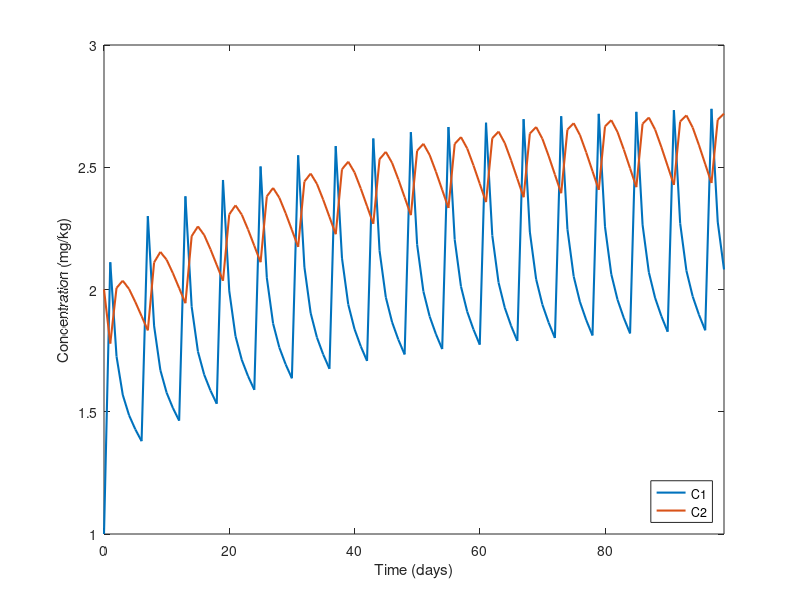
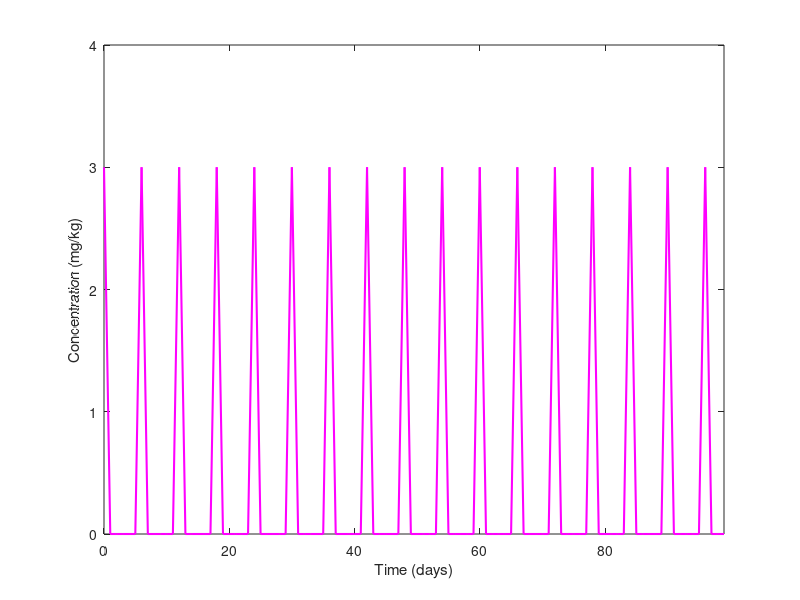

Recreate these plots in MATLAB, in order.
%Constantes e Vetor d como definido no enunciado%
d1 = upsample(zeros(1,100)+3,6); 
d1 = d1(1:100);
h=1;
K12 = 0.3 * 3600;
K21 = 0.2455 * 3600;
K10 = 0.0643 * 3600;
V1 = 3110;
V2 = 3110;
delta = 1000;
c1 = zeros(1,100);
c2 = zeros(1,100);
%condições iniciais%
c1(1) = 1;
c2(1) = 2;

d = d1*(1/V1)*delta;
for k = 1:length(c1)-1
    c1(k+1) = c1(k * h)+ h*(((1/V1)*(-K12-K10))*c1(k) + (1/V1)*K21*c2(k) + d(k));
    c2(k+1) = c2(k * h)+ h*(((1/V2)*(K12))*c1(k) + (-1/V2)*K21*c2(k));
end

figure(1)
gg = plot(0:1:99,c1,0:1:99,c2);
axis([0 99 1 3]);
set(gg,'LineWidth',1.5)
xlabel('Time (days)')
ylabel('Concentration (mg/kg)')
legend(gg,'C1','C2','Location','SouthEast')

figure(2)
gg = plot(0:1:99,d1);
axis([0 99 0 4]);
xlabel('Time (days)')
ylabel('Concentration (mg/kg)')
set(gg,'LineWidth',1.5,'Color','magenta')

%set(c2,'LineWidth',1.5,'Color','red')



